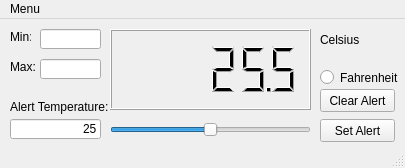
<?xml version="1.0" encoding="UTF-8"?>
<ui version="4.0">
 <class>MainWindow</class>
 <widget class="QMainWindow" name="MainWindow">
  <property name="geometry">
   <rect>
    <x>0</x>
    <y>0</y>
    <width>405</width>
    <height>168</height>
   </rect>
  </property>
  <property name="windowTitle">
   <string>EBB Temperature Sensor</string>
  </property>
  <widget class="QWidget" name="centralWidget">
   <widget class="QLCDNumber" name="temperatureLCD">
    <property name="geometry">
     <rect>
      <x>110</x>
      <y>10</y>
      <width>201</width>
      <height>81</height>
     </rect>
    </property>
    <property name="smallDecimalPoint">
     <bool>true</bool>
    </property>
    <property name="digitCount">
     <number>6</number>
    </property>
    <property name="segmentStyle">
     <enum>QLCDNumber::Filled</enum>
    </property>
    <property name="value" stdset="0">
     <double>25.500000000000000</double>
    </property>
   </widget>
   <widget class="QPushButton" name="setAlertButton">
    <property name="geometry">
     <rect>
      <x>320</x>
      <y>100</y>
      <width>75</width>
      <height>23</height>
     </rect>
    </property>
    <property name="text">
     <string>Set Alert</string>
    </property>
   </widget>
   <widget class="QLineEdit" name="minEdit">
    <property name="geometry">
     <rect>
      <x>40</x>
      <y>10</y>
      <width>61</width>
      <height>20</height>
     </rect>
    </property>
    <property name="alignment">
     <set>Qt::AlignRight|Qt::AlignTrailing|Qt::AlignVCenter</set>
    </property>
    <property name="readOnly">
     <bool>true</bool>
    </property>
   </widget>
   <widget class="QLabel" name="isCelsiusLabel">
    <property name="geometry">
     <rect>
      <x>320</x>
      <y>10</y>
      <width>61</width>
      <height>21</height>
     </rect>
    </property>
    <property name="text">
     <string>Celsius</string>
    </property>
   </widget>
   <widget class="QLabel" name="minLabel">
    <property name="geometry">
     <rect>
      <x>10</x>
      <y>10</y>
      <width>21</width>
      <height>16</height>
     </rect>
    </property>
    <property name="text">
     <string>Min:</string>
    </property>
   </widget>
   <widget class="QLineEdit" name="maxEdit">
    <property name="geometry">
     <rect>
      <x>40</x>
      <y>40</y>
      <width>61</width>
      <height>20</height>
     </rect>
    </property>
    <property name="sizePolicy">
     <sizepolicy hsizetype="Fixed" vsizetype="Fixed">
      <horstretch>0</horstretch>
      <verstretch>0</verstretch>
     </sizepolicy>
    </property>
    <property name="alignment">
     <set>Qt::AlignRight|Qt::AlignTrailing|Qt::AlignVCenter</set>
    </property>
    <property name="readOnly">
     <bool>true</bool>
    </property>
   </widget>
   <widget class="QLabel" name="maxLabel">
    <property name="geometry">
     <rect>
      <x>10</x>
      <y>40</y>
      <width>31</width>
      <height>16</height>
     </rect>
    </property>
    <property name="text">
     <string>Max:</string>
    </property>
   </widget>
   <widget class="QRadioButton" name="isFahrenheitRadio">
    <property name="geometry">
     <rect>
      <x>320</x>
      <y>50</y>
      <width>82</width>
      <height>17</height>
     </rect>
    </property>
    <property name="text">
     <string>Fahrenheit</string>
    </property>
   </widget>
   <widget class="QSlider" name="alertTempSlider">
    <property name="geometry">
     <rect>
      <x>110</x>
      <y>100</y>
      <width>201</width>
      <height>21</height>
     </rect>
    </property>
    <property name="maximum">
     <number>50</number>
    </property>
    <property name="sliderPosition">
     <number>25</number>
    </property>
    <property name="orientation">
     <enum>Qt::Horizontal</enum>
    </property>
   </widget>
   <widget class="QLineEdit" name="alertEdit">
    <property name="geometry">
     <rect>
      <x>10</x>
      <y>100</y>
      <width>91</width>
      <height>20</height>
     </rect>
    </property>
    <property name="text">
     <string>25</string>
    </property>
    <property name="alignment">
     <set>Qt::AlignRight|Qt::AlignTrailing|Qt::AlignVCenter</set>
    </property>
    <property name="readOnly">
     <bool>true</bool>
    </property>
   </widget>
   <widget class="QLabel" name="alertLabel">
    <property name="geometry">
     <rect>
      <x>10</x>
      <y>80</y>
      <width>101</width>
      <height>16</height>
     </rect>
    </property>
    <property name="text">
     <string>Alert Temperature:</string>
    </property>
   </widget>
   <widget class="QPushButton" name="clearAlertButton">
    <property name="geometry">
     <rect>
      <x>320</x>
      <y>70</y>
      <width>75</width>
      <height>23</height>
     </rect>
    </property>
    <property name="text">
     <string>Clear Alert</string>
    </property>
   </widget>
  </widget>
  <widget class="QStatusBar" name="statusBar"/>
  <widget class="QMenuBar" name="menuBar">
   <property name="geometry">
    <rect>
     <x>0</x>
     <y>0</y>
     <width>405</width>
     <height>21</height>
    </rect>
   </property>
   <widget class="QMenu" name="menuMenu">
    <property name="title">
     <string>Menu</string>
    </property>
    <addaction name="actionExit"/>
   </widget>
   <addaction name="menuMenu"/>
  </widget>
  <action name="actionExit">
   <property name="text">
    <string>Exit</string>
   </property>
  </action>
 </widget>
 <layoutdefault spacing="6" margin="11"/>
 <resources/>
 <connections/>
</ui>
